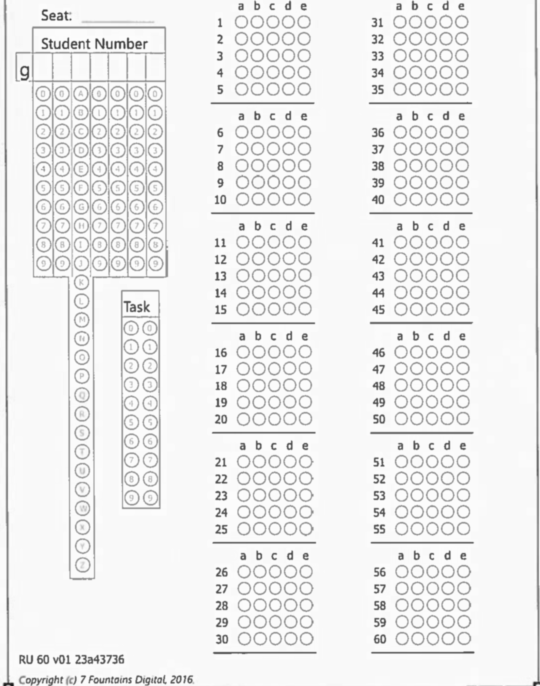
#> input picture ConvertedPages/MCQ20161.png, 1080 x 1372 px (shown at 1/2 size)
$ python -i mainWorking.py   (imports and definitions only)
#> lines starting #> are read from the running program, lines starting #| are printed output that depends on the picture; after the words box and inside, x2 and y2 are one past the last pixel; in counts of white or black regions, pixels touching at a corner belong together
#> further down, picture is the input picture: shape (1372, 1080); min 25, max 253, mean 237.3
from pdf2image import convert_from_path
import os
from os import listdir
from os.path import isfile, join
import cv2
import numpy as np
from matplotlib import pyplot as plt
import imutils
import math
from operator import itemgetter
import time
import itertools
import shutil
from copy import copy, deepcopy

#@dev reads in a pdf file and converts all pages into ppm files
#@param pdfFile name of pdf file
#@param outputname name of the output file/s
#@param directory directory to which the converted pdf pages are to be stored
# [109 lines left out: functions convertPdfToImages, filterFolder, rotate_image, rotate, extractInnerRectangles, not called in this run]
def pointToInt(point):
    x,y=point
    return int(x),int(y)
# [117 lines left out: functions getnotZero, findGreaterThan, findLessThan, getCorners, haveToRotate, extractCorner, not called in this run]
def createBlankImage(width,height):
    return np.zeros((height,width,3), np.uint8)
def getPDFpages(pdfFile):
    pages = convert_from_path(pdfFile)
    return pages
# [221 lines left out: functions calculateAngleMajor, rotateFiles, getInnerRec, getSegmant, getIndividualSegment, getSegmantW and 2 more, not called in this run]
def getCircles(img):
        #print("img",img.shape)
        cv2.imwrite("currentStrip.png",img)
        h,w=img.shape
#> h = 1372; w = 1080
        maxX=26
        circle1=img[0:h,0:maxX]
        circle2=img[0:h,maxX:56]
        circle3=img[0:h,56:86]
        circle4=img[0:h,86:118]
        circle5=img[0:h,118:w]
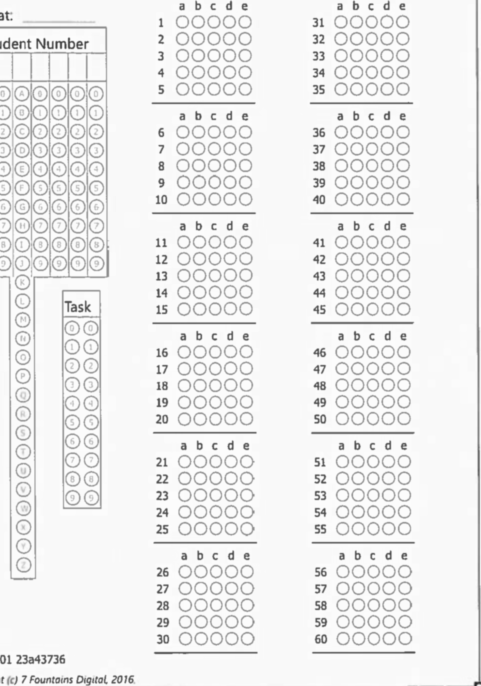
#> circle5: shape (1372, 962) (shown at 1/2 size); min 37, max 253, mean 237.2
        cv2.imwrite("Circle1.png",circle1)
        cv2.imwrite("Circle2.png",circle2)
        cv2.imwrite("Circle3.png",circle3)
        cv2.imwrite("Circle4.png",circle4)
        cv2.imwrite("Circle5.png",circle5)
        return [circle1,circle2,circle3,circle4,circle5]
def getAnswersForStrip(img):
        cv2.imwrite("current.png",img)
        circles =getCircles(img)
#> circles = 5 items
        ans=[]
        chrs=["A","B","C","D","E"]
        index=0
        for currentCircle in circles:
                ret,thresh=cv2.threshold(currentCircle,150,255,cv2.THRESH_OTSU+cv2.THRESH_BINARY)
                closing=cv2.morphologyEx(thresh,cv2.MORPH_CLOSE,(6,6),iterations=5)
                inverted=cv2.bitwise_not(closing)
                ##print(len(inverted))
                cv2.imwrite("invCircle"+str(index)+".png",inverted)
                nonZero=cv2.countNonZero(inverted)
                #print("invCircle"+str(index)+".png","Nonzero",nonZero,index)
                if nonZero >=240:
                    ans.append((chrs[index]))
                index+=1
#> this loop made 5 passes
#> (ret, nonZero) on passes 1 to 5: (196, 5698), (194, 639), (207, 2534), (206, 3426), (206, 83110)
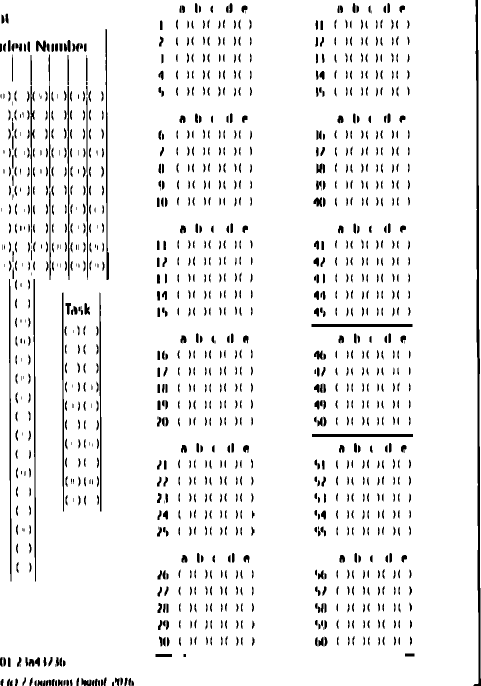
#> closing: shape (1372, 962) (shown at 1/2 size); 93.7% white; 1206 black regions (90 under 20 px), largest, box (x1, y1, x2, y2) and area: (947, 0, 962, 1372) 6300, (18, 558, 23, 1163) 1636, (67, 558, 72, 1163) 1613
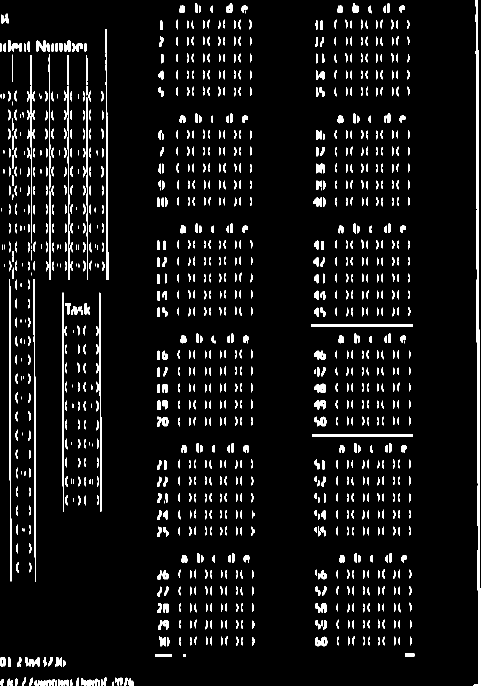
#> inverted: shape (1372, 962) (shown at 1/2 size); 6.3% white; 1206 white regions (90 under 20 px), largest, box (x1, y1, x2, y2) and area: (947, 0, 962, 1372) 6300, (18, 558, 23, 1163) 1636, (67, 558, 72, 1163) 1613
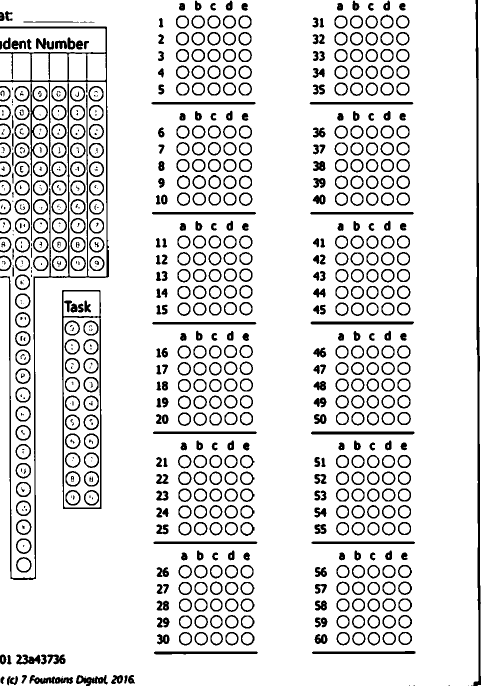
#> thresh: shape (1372, 962) (shown at 1/2 size); 87.5% white; 789 black regions (145 under 20 px), largest, box (x1, y1, x2, y2) and area: (0, 53, 218, 1160) 12173, (946, 0, 962, 1372) 6351, (124, 580, 203, 1018) 3143
#> after the loop, ans = ['A', 'B', 'C', 'D', 'E']; index = 5
        return ans
# [315 lines left out: functions getNextBigDiff, detectDiffOne, keepGreaterMinDiff, getParts, writeToFile, groupItems and 5 more, not called in this run]

thisdir = os.getcwd()
pdFfile =join(thisdir,"MCQ2016.pdf")
naming="MCQ2016"
# [4 lines not run here, left out]
file=join("MCQ20162.png")
# [1 line not run here, left out]
#test=[292, 294, 295, 513, 514, 731, 732, 734, 951, 953, 954, 1173, 1174, 1393, 0, 1394]
#test=keepGreaterMinDiff(test,100)
##print(test)
#one=

>>> import cv2
>>> picture = cv2.imread('ConvertedPages/MCQ20161.png', cv2.IMREAD_GRAYSCALE)
>>> result = getAnswersForStrip(picture)
#> result = ['A', 'B', 'C', 'D', 'E']
